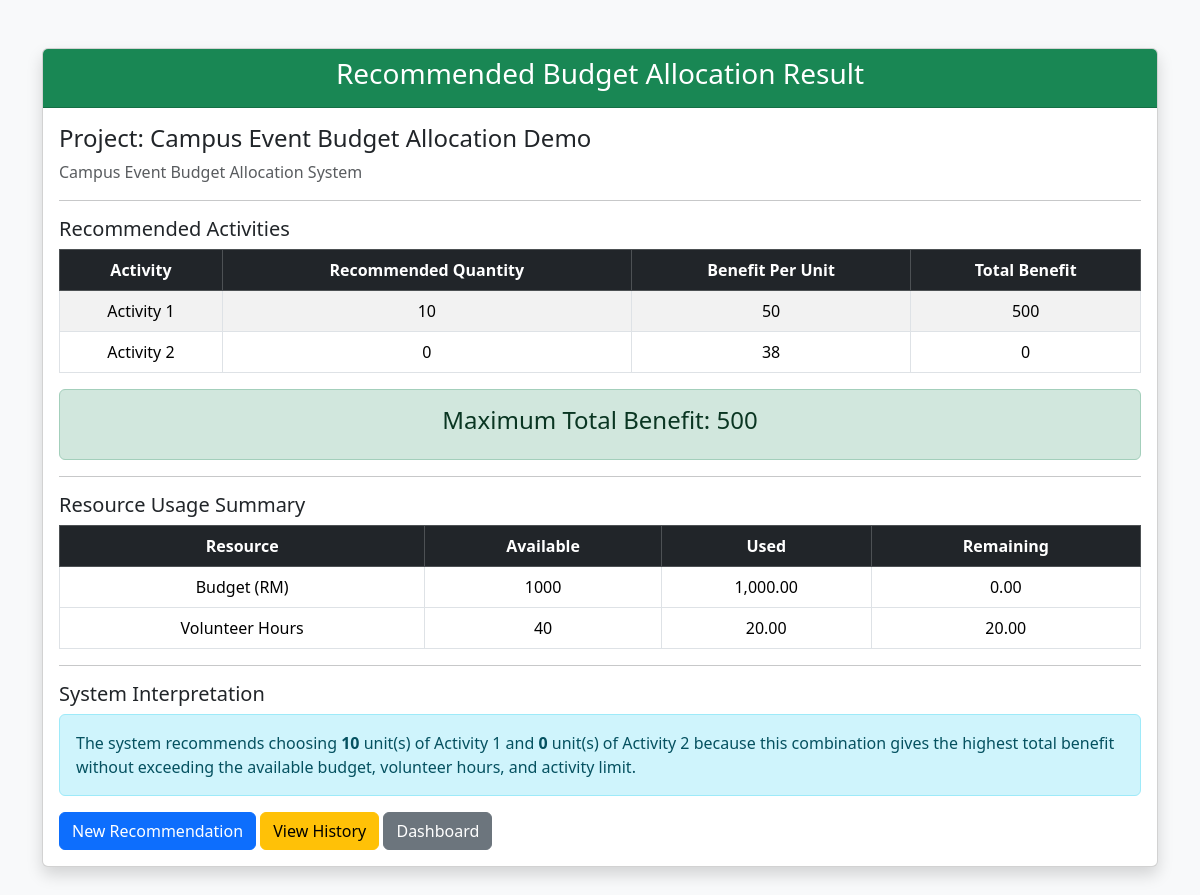
The page /result.php?id=1 (signed in) on the database its author committed.
### tables this page shows
CREATE TABLE `lp_problems` (
  `id` int(11) NOT NULL,
  `user_id` int(11) NOT NULL,
  `project_title` varchar(255) NOT NULL,
  `objective_type` enum('Maximize','Minimize') NOT NULL,
  `profit_x` double NOT NULL,
  `profit_y` double NOT NULL,
  `c1_x` double NOT NULL,
  `c1_y` double NOT NULL,
  `c1_rhs` double NOT NULL,
  `c2_x` double NOT NULL,
  `c2_y` double NOT NULL,
  `c2_rhs` double NOT NULL,
  `c3_x` double NOT NULL,
  `c3_y` double NOT NULL,
  `c3_rhs` double NOT NULL,
  `optimal_x` double DEFAULT NULL,
  `optimal_y` double DEFAULT NULL,
  `objective_value` double DEFAULT NULL,
  `created_at` timestamp NOT NULL DEFAULT current_timestamp()
);

### result.php (the view, shortened to what this page needs)
<?php
include("db.php");
$id = intval($_GET["id"]);
$user_id = $_SESSION["user_id"];
$sql = "SELECT * FROM lp_problems
        WHERE id = $id AND user_id = $user_id";
$result = mysqli_query($conn, $sql);
$row = mysqli_fetch_assoc($result);
$budget_used = ($row["c1_x"] * $row["optimal_x"]) + ($row["c1_y"] * $row["optimal_y"]);
$budget_remaining = $row["c1_rhs"] - $budget_used;
$volunteer_used = ($row["c2_x"] * $row["optimal_x"]) + ($row["c2_y"] * $row["optimal_y"]);
$volunteer_remaining = $row["c2_rhs"] - $volunteer_used;
?>
<!DOCTYPE html>
<html>
<head>
    <link href="https://cdn.jsdelivr.net/npm/bootstrap@5.3.3/dist/css/bootstrap.min.css" rel="stylesheet">
</head>
<body class="bg-light">
<div class="container mt-5 mb-5">
    <div class="card shadow">
        <div class="card-header bg-success text-white text-center">
            <h3>Recommended Budget Allocation Result</h3>
        </div>
        <div class="card-body">
            <h4>Project: <?php echo htmlspecialchars($row["project_title"]); ?></h4>
            <p class="text-muted">
                Campus Event Budget Allocation System
            </p>
            <hr>
            <h5>Recommended Activities</h5>
            <table class="table table-bordered table-striped text-center">
                <thead class="table-dark">
                    <tr>
                        <th>Activity</th>
                        <th>Recommended Quantity</th>
                        <th>Benefit Per Unit</th>
                        <th>Total Benefit</th>
                    </tr>
                </thead>
                <tbody>
                    <tr>
                        <td>Activity 1</td>
                        <td><?php echo htmlspecialchars($row["optimal_x"]); ?></td>
                        <td><?php echo htmlspecialchars($row["profit_x"]); ?></td>
                        <td><?php echo htmlspecialchars($row["optimal_x"] * $row["profit_x"]); ?></td>
                    </tr>
                    <tr>
                        <td>Activity 2</td>
                        <td><?php echo htmlspecialchars($row["optimal_y"]); ?></td>
                        <td><?php echo htmlspecialchars($row["profit_y"]); ?></td>
                        <td><?php echo htmlspecialchars($row["optimal_y"] * $row["profit_y"]); ?></td>
                    </tr>
                </tbody>
            </table>
            <div class="alert alert-success text-center">
                <h4>
                    Maximum Total Benefit:
                    <?php echo htmlspecialchars($row["objective_value"]); ?>
                </h4>
            </div>
            <hr>
            <h5>Resource Usage Summary</h5>
            <table class="table table-bordered text-center">
                <thead class="table-dark">
                    <tr>
                        <th>Resource</th>
                        <th>Available</th>
                        <th>Used</th>
                        <th>Remaining</th>
                    </tr>
                </thead>
                <tbody>
                    <tr>
                        <td>Budget (RM)</td>
                        <td><?php echo htmlspecialchars($row["c1_rhs"]); ?></td>
                        <td><?php echo number_format($budget_used, 2); ?></td>
                        <td><?php echo number_format($budget_remaining, 2); ?></td>
                    </tr>
                    <tr>
                        <td>Volunteer Hours</td>
                        <td><?php echo htmlspecialchars($row["c2_rhs"]); ?></td>
                        <td><?php echo number_format($volunteer_used, 2); ?></td>
                        <td><?php echo number_format($volunteer_remaining, 2); ?></td>
                    </tr>
                </tbody>
            </table>
            <hr>
            <h5>System Interpretation</h5>
            <div class="alert alert-info">
                The system recommends choosing
                <strong><?php echo htmlspecialchars($row["optimal_x"]); ?></strong>
                unit(s) of Activity 1 and
                <strong><?php echo htmlspecialchars($row["optimal_y"]); ?></strong>
                unit(s) of Activity 2 because this combination gives the highest total benefit
                without exceeding the available budget, volunteer hours, and activity limit.
            </div>
            <div class="mt-3">
                <a href="input.php" class="btn btn-primary">
                    New Recommendation
                </a>
                <a href="history.php" class="btn btn-warning">
                    View History
                </a>
                <a href="dashboard.php" class="btn btn-secondary">
                    Dashboard
                </a>
            </div>
        </div>
    </div>
</div>
</body>
</html>

### rows shown on the page
lp_problems: project_title "Campus Event Budget Allocation Demo", optimal_x "10", profit_x "50", $row["optimal_x"] * $row["profit_x"] "500", optimal_y "0", profit_y "38", $row['optimal_y']*$row['profit_y'] "0", objective_value "500", c1_rhs "1000", budget_used "1,000.00", budget_remaining "0.00", c2_rhs "40", volunteer_used "20.00", volunteer_remaining "20.00"
